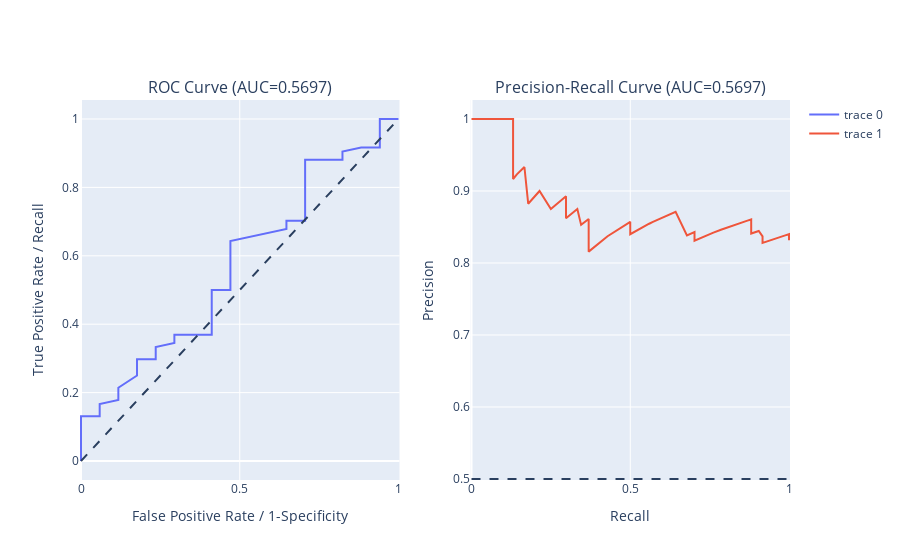

This figure's notebook cell:
### Code cell
pca = PCA(n_components=(i+1)*2, svd_solver="full",random_state=random_state)
X_PCA_train = pca.fit_transform(X_train)
X_PCA_test = pca.transform(X_test)
# Model Selection
cv_results, best_param, best_result = modelselection(classifier_log,parameters_log, scoring, X_PCA_train)

# Classifier with the best hyperparameters
logReg_PCA = LogisticRegression(penalty = best_param['penalty'],
                            C = best_param['C'],
                            random_state=random_state)
logReg_PCA.fit(X_PCA_train, y_train)

# Metrics
logReg_PCA_metrics = metrics(X_PCA_test,logReg_PCA)

# ROC Curve & Precision-Recall Curves
y_score = logReg_PCA.predict_proba(X_PCA_test)[:, 1] # predict probabilities
plot_roc_prc()

### Figure 1 — Plotly figure (JSON) as saved in the notebook; plotly's stock layout.template omitted (floating-point values rounded to 4 significant figures)
{"data": [{"type": "scatter", "x": [0, 0, 0, 0.05882, 0.05882, 0.05882, 0.1176, 0.1176, 0.1765, 0.1765, 0.2353, 0.2353, 0.2941, 0.2941, 0.4118, 0.4118, 0.4118, 0.4706, 0.4706, 0.4706, 0.4706, 0.4706, 0.4706, 0.6471, 0.6471, 0.7059, 0.7059, 0.7059, 0.7059, 0.7059, 0.7059, 0.8235, 0.8235, 0.8824, 0.9412, 0.9412, 1], "xaxis": "x", "y": [0, 0.0119, 0.131, 0.131, 0.1429, 0.1667, 0.1786, 0.2143, 0.25, 0.2976, 0.2976, 0.3333, 0.3452, 0.369, 0.369, 0.4286, 0.5, 0.5, 0.5357, 0.5595, 0.5833, 0.6071, 0.6429, 0.6786, 0.7024, 0.7024, 0.7381, 0.7857, 0.7976, 0.8333, 0.881, 0.881, 0.9048, 0.9167, 0.9167, 1, 1], "yaxis": "y"}, {"type": "scatter", "x": [1, 1, 0.9881, 0.9762, 0.9643, 0.9524, 0.9405, 0.9286, 0.9167, 0.9167, 0.9048, 0.881, 0.881, 0.869, 0.8571, 0.8452, 0.8333, 0.7976, 0.7857, 0.7619, 0.7381, 0.7262, 0.7143, 0.7024, 0.7024, 0.6905, 0.6786, 0.6429, 0.631, 0.619, 0.6071, 0.5833, 0.5714, 0.5595, 0.5357, 0.5, 0.5, 0.4286, 0.369, 0.369, 0.3452, 0.3333, 0.2976, 0.2976, 0.25, 0.2143, 0.1786, 0.1667, 0.1429, 0.131, 0.131, 0.119, 0.1071, 0.09524, 0.08333, 0.07143, 0.05952, 0.04762, 0.03571, 0.02381, 0.0119, 0], "xaxis": "x2", "y": [0.8317, 0.84, 0.8384, 0.8367, 0.8351, 0.8333, 0.8316, 0.8298, 0.828, 0.837, 0.8444, 0.8409, 0.8605, 0.8588, 0.8571, 0.8554, 0.8537, 0.8481, 0.8462, 0.8421, 0.8378, 0.8356, 0.8333, 0.831, 0.8429, 0.8406, 0.8382, 0.871, 0.8689, 0.8667, 0.8644, 0.8596, 0.8571, 0.8545, 0.8491, 0.84, 0.8571, 0.8372, 0.8158, 0.8611, 0.8529, 0.875, 0.8621, 0.8929, 0.875, 0.9, 0.8824, 0.9333, 0.9231, 0.9167, 1, 1, 1, 1, 1, 1, 1, 1, 1, 1, 1, 1], "yaxis": "y2"}], "layout": {"annotations": [{"font": {"size": 16}, "showarrow": false, "text": "ROC Curve (AUC=0.5697)", "x": 0.225, "xanchor": "center", "xref": "paper", "y": 1, "yanchor": "bottom", "yref": "paper"}, {"font": {"size": 16}, "showarrow": false, "text": "Precision-Recall Curve (AUC=0.5697)", "x": 0.775, "xanchor": "center", "xref": "paper", "y": 1, "yanchor": "bottom", "yref": "paper"}], "shapes": [{"line": {"dash": "dash"}, "type": "line", "x0": 0, "x1": 1, "xref": "x", "y0": 0, "y1": 1, "yref": "y"}, {"line": {"dash": "dash"}, "type": "line", "x0": 0, "x1": 1, "xref": "x2", "y0": 0.5, "y1": 0.5, "yref": "y2"}], "xaxis": {"anchor": "y", "domain": [0, 0.45], "title": {"text": "False Positive Rate / 1-Specificity"}}, "xaxis2": {"anchor": "y2", "domain": [0.55, 1], "title": {"text": "Recall"}}, "yaxis": {"anchor": "x", "domain": [0, 1], "title": {"text": "True Positive Rate / Recall"}}, "yaxis2": {"anchor": "x2", "domain": [0, 1], "title": {"text": "Precision"}}}}
